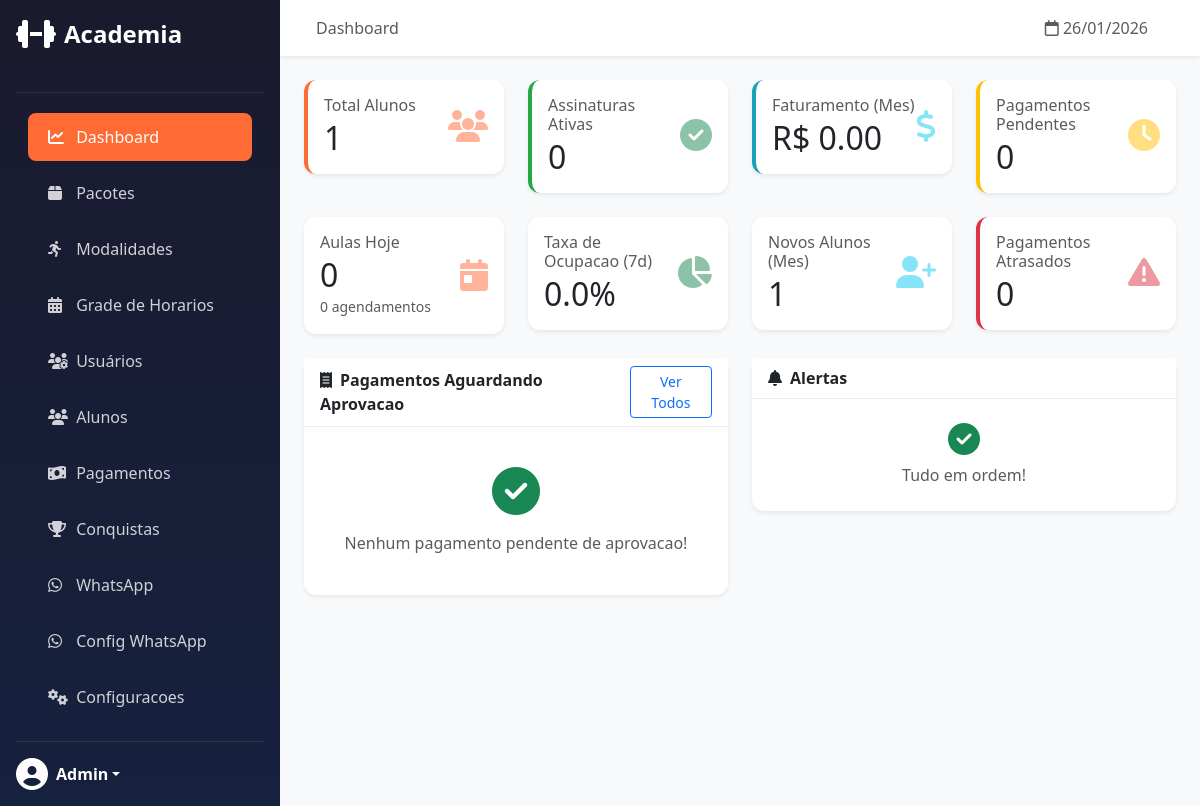
The page /admin/dashboard (signed in) on the database as committed earlier.
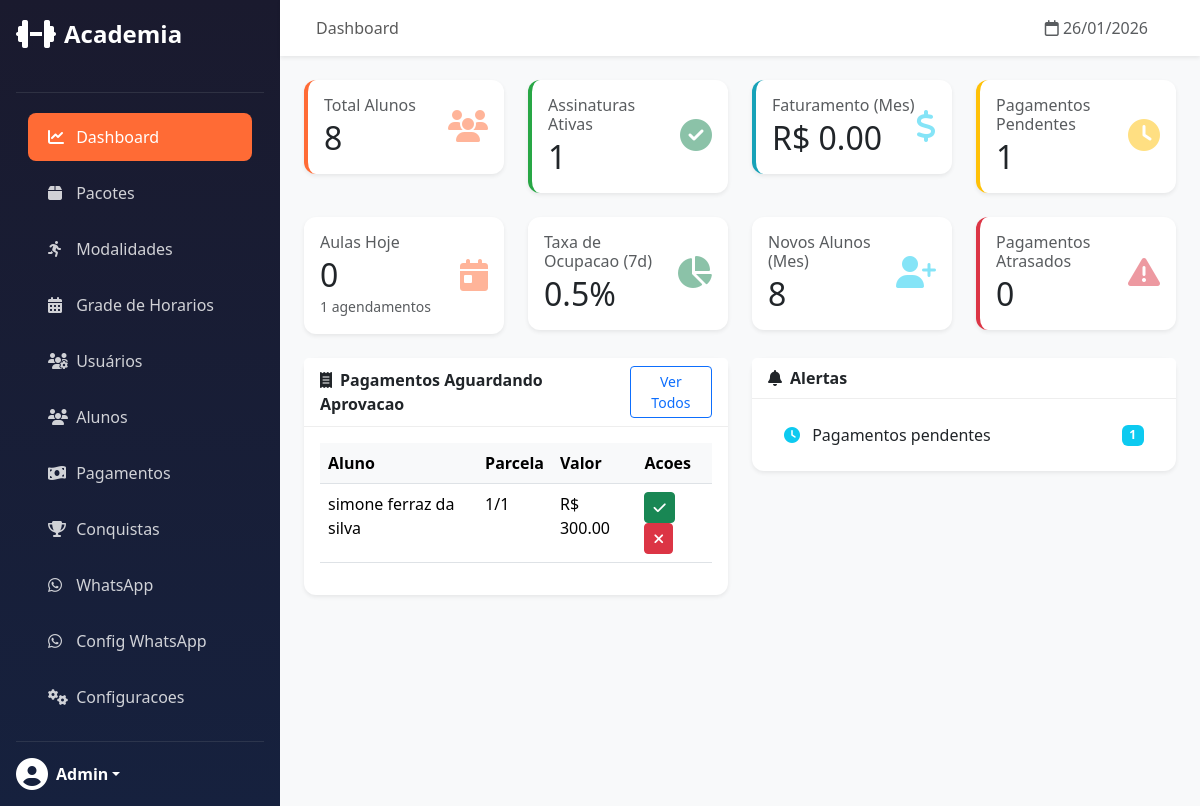
The same page on the database as committed later.
### app/models/payment.py (models this page shows, shortened)
class Payment(db.Model):
    __tablename__ = 'payments'
    id = db.Column(db.Integer, primary_key=True)
    subscription_id = db.Column(db.Integer, db.ForeignKey('subscriptions.id'), nullable=False)
    installment_number = db.Column(db.Integer, nullable=False)  # 1, 2, 3...
    installment_total = db.Column(db.Integer, nullable=False)   # Total de parcelas
    amount = db.Column(db.Numeric(10, 2), nullable=False)
    due_date = db.Column(db.Date, nullable=False)
    paid_date = db.Column(db.DateTime)
    status = db.Column(db.Enum(PaymentStatusEnum), default=PaymentStatusEnum.PENDING)
    proof_url = db.Column(db.String(255))
    overdue_days = db.Column(db.Integer, default=0)
    nupay_reference_id = db.Column(db.String(100), nullable=True)  # merchantReferenceId
    nupay_psp_reference_id = db.Column(db.String(100), nullable=True)  # pspReferenceId da NuPay
    nupay_payment_url = db.Column(db.String(500), nullable=True)  # URL para pagamento
    nupay_qr_code = db.Column(db.Text, nullable=True)  # QR Code base64
    nupay_pix_copy_paste = db.Column(db.Text, nullable=True)  # Código PIX copia e cola
    payment_method = db.Column(db.String(20), default='manual')  # manual, nupay_pix, nupay_recurring
    created_at = db.Column(db.DateTime, default=datetime.utcnow)
    updated_at = db.Column(db.DateTime, default=datetime.utcnow, onupdate=datetime.utcnow)

### app/models/user.py (models this page shows, shortened)
class User(UserMixin, db.Model):
    __tablename__ = 'users'
    id = db.Column(db.Integer, primary_key=True)
    name = db.Column(db.String(100), nullable=False)
    email = db.Column(db.String(120), unique=True, nullable=False)
    phone = db.Column(db.String(20), nullable=False)
    password_hash = db.Column(db.String(256), nullable=False)
    cpf = db.Column(db.String(14), nullable=True)  # Formato: 123.456.789-00
    role = db.Column(db.String(20), default='student')
    xp = db.Column(db.Integer, default=0)
    level = db.Column(db.Integer, default=1)
    photo_url = db.Column(db.String(255))
    is_active = db.Column(db.Boolean, default=True)
    created_at = db.Column(db.DateTime, default=datetime.utcnow)
    updated_at = db.Column(db.DateTime, default=datetime.utcnow, onupdate=datetime.utcnow)
    last_login = db.Column(db.DateTime)

### app/routes/admin/dashboard.py (the view)
@admin_bp.route('/')
@admin_bp.route('/dashboard')
@login_required
@admin_required
def dashboard():
    total_students = User.query.filter_by(role='student', is_active=True).count()
    active_subscriptions = Subscription.query.filter_by(status=SubscriptionStatus.ACTIVE).count()
    start_of_month = datetime.now().replace(day=1, hour=0, minute=0, second=0, microsecond=0)
    monthly_revenue = db.session.query(func.sum(Payment.amount)).filter(
        Payment.status == PaymentStatusEnum.PAID,
        Payment.paid_date >= start_of_month
    ).scalar() or 0
    pending_payments = Payment.query.filter_by(status=PaymentStatusEnum.PENDING).count()
    overdue_payments = Payment.query.filter_by(status=PaymentStatusEnum.OVERDUE).count()
    today = datetime.now().date()
    classes_today = ClassSchedule.query.filter_by(
        weekday=today.weekday(),
        is_active=True
    ).count()
    total_bookings_today = Booking.query.filter_by(
        date=today,
        status=BookingStatus.CONFIRMED
    ).count()
    week_ago = datetime.now() - timedelta(days=7)
    total_capacity = db.session.query(func.sum(ClassSchedule.capacity)).scalar() or 1
    total_bookings = Booking.query.filter(
        Booking.date >= week_ago.date(),
        Booking.status.in_([BookingStatus.CONFIRMED, BookingStatus.COMPLETED])
    ).count()
    occupancy_rate = round((total_bookings / (total_capacity * 7)) * 100, 1) if total_capacity > 0 else 0
    new_students = User.query.filter(
        User.role == 'student',
        User.created_at >= start_of_month
    ).count()
    pending_purchases = Payment.query.filter(
        Payment.status == PaymentStatusEnum.PENDING,
        Payment.proof_url != None
    ).order_by(Payment.created_at.desc()).limit(5).all()
    week_from_now = datetime.now().date() + timedelta(days=7)
    expiring_soon = Subscription.query.filter(
        Subscription.end_date <= week_from_now,
        Subscription.status == SubscriptionStatus.ACTIVE
    ).count()
    return render_template('admin/dashboard.html',
        total_students=total_students,
        active_subscriptions=active_subscriptions,
        monthly_revenue=monthly_revenue,
        pending_payments=pending_payments,
        overdue_payments=overdue_payments,
        classes_today=classes_today,
        total_bookings_today=total_bookings_today,
        occupancy_rate=occupancy_rate,
        new_students=new_students,
        pending_purchases=pending_purchases,
        expiring_soon=expiring_soon
    )

### app/routes/admin/dashboard.py (called while the page is built)
def admin_required(f):
    @wraps(f)
    def decorated_function(*args, **kwargs):
        if not current_user.is_authenticated or current_user.role != 'admin':
            abort(403)
        return f(*args, **kwargs)
    return decorated_function

### app/templates/admin/dashboard.html (shortened to what the changed rows need)
{% extends "admin/base.html" %}
{% block content %}
<div class="row g-4 mb-4">
    <div class="col-md-3">
        <div class="card stat-card">
            <div class="card-body">
                <div class="d-flex justify-content-between align-items-center">
                    <div>
                        <h6 class="text-muted mb-1">Total Alunos</h6>
                        <h2 class="mb-0">{{ total_students }}</h2>
                    </div>
                </div>
            </div>
        </div>
    </div>
    <div class="col-md-3">
        <div class="card stat-card success">
            <div class="card-body">
                <div class="d-flex justify-content-between align-items-center">
                    <div>
                        <h6 class="text-muted mb-1">Assinaturas Ativas</h6>
                        <h2 class="mb-0">{{ active_subscriptions }}</h2>
                    </div>
                </div>
            </div>
        </div>
    </div>
    <div class="col-md-3">
        <div class="card stat-card info">
            <div class="card-body">
                <div class="d-flex justify-content-between align-items-center">
                    <div>
                        <h2 class="mb-0">R$ {{ "%.2f"|format(monthly_revenue) }}</h2>
                    </div>
                </div>
            </div>
        </div>
    </div>
    <div class="col-md-3">
        <div class="card stat-card warning">
            <div class="card-body">
                <div class="d-flex justify-content-between align-items-center">
                    <div>
                        <h6 class="text-muted mb-1">Pagamentos Pendentes</h6>
                        <h2 class="mb-0">{{ pending_payments }}</h2>
                    </div>
                </div>
            </div>
        </div>
    </div>
</div>
<div class="row g-4 mb-4">
    <div class="col-md-3">
        <div class="card">
            <div class="card-body">
                <div class="d-flex justify-content-between align-items-center">
                    <div>
                        <h6 class="text-muted mb-1">Aulas Hoje</h6>
                        <h2 class="mb-0">{{ classes_today }}</h2>
                        <small class="text-muted">{{ total_bookings_today }} agendamentos</small>
                    </div>
                </div>
            </div>
        </div>
    </div>
    <div class="col-md-3">
        <div class="card">
            <div class="card-body">
                <div class="d-flex justify-content-between align-items-center">
                    <div>
                        <h6 class="text-muted mb-1">Taxa de Ocupacao (7d)</h6>
                        <h2 class="mb-0">{{ occupancy_rate }}%</h2>
                    </div>
                </div>
            </div>
        </div>
    </div>
    <div class="col-md-3">
        <div class="card">
            <div class="card-body">
                <div class="d-flex justify-content-between align-items-center">
                    <div>
                        <h6 class="text-muted mb-1">Novos Alunos (Mes)</h6>
                        <h2 class="mb-0">{{ new_students }}</h2>
                    </div>
                </div>
            </div>
        </div>
    </div>
    <div class="col-md-3">
        <div class="card stat-card danger">
            <div class="card-body">
                <div class="d-flex justify-content-between align-items-center">
                    <div>
                        <h2 class="mb-0">{{ overdue_payments }}</h2>
                    </div>
                </div>
            </div>
        </div>
    </div>
</div>
<div class="row g-4">
    <div class="col-md-6">
        <div class="card">
            <div class="card-body">
                {% if pending_purchases %}
                <div class="table-responsive">
                    <table class="table table-hover">
                        <thead>
                            <tr>
                                <th>Aluno</th>
                                <th>Parcela</th>
                                <th>Valor</th>
                                <th>Acoes</th>
                            </tr>
                        </thead>
                        <tbody>
                            {% for payment in pending_purchases %}
                            <tr>
                                <td>{{ payment.subscription.user.name }}</td>
                                <td>{{ payment.installment_number }}/{{ payment.installment_total }}</td>
                                <td>R$ {{ "%.2f"|format(payment.amount) }}</td>
                                <td>
                                    <a href="#" class="btn btn-sm btn-success">
                                        <i class="fas fa-check"></i>
                                    </a>
                                    <a href="#" class="btn btn-sm btn-danger">
                                        <i class="fas fa-times"></i>
                                    </a>
                                </td>
                            </tr>
                            {% endfor %}
                        </tbody>
                    </table>
                </div>
                {% else %}
                <p class="text-muted text-center my-4">
                    <i class="fas fa-check-circle fa-3x mb-3 d-block text-success"></i>
                    Nenhum pagamento pendente de aprovacao!
                </p>
                {% endif %}
            </div>
        </div>
    </div>
    <div class="col-md-6">
        <div class="card">
            <div class="card-body">
                <ul class="list-group list-group-flush">
                    {% if pending_payments > 0 %}
                    <li class="list-group-item d-flex justify-content-between align-items-center">
                        <span>
                            <i class="fas fa-clock text-info me-2"></i>
                            Pagamentos pendentes
                        </span>
                        <span class="badge bg-info">{{ pending_payments }}</span>
                    </li>
                    {% endif %}
                    {% if expiring_soon == 0 and overdue_payments == 0 and pending_payments == 0 %}
                    <li class="list-group-item text-center text-muted">
                        <i class="fas fa-check-circle fa-2x mb-2 d-block text-success"></i>
                        Tudo em ordem!
                    </li>
                    {% endif %}
                </ul>
            </div>
        </div>
    </div>
</div>
{% endblock %}

Rows that differ between the two databases and show on the page:
added Payment: subscription.user.name "simone ferraz da silva", installment_number "1", installment_total "1", amount "300.00"
Other text that changed with them:
{{ total_students }}: "1" → "8"
{{ active_subscriptions }}: "0" → "1"
{{ pending_payments }}: "0" → "1"
{{ total_bookings_today }}: "0" → "1"
{{ occupancy_rate }}: "0.0" → "0.5"
{{ new_students }}: "1" → "8"
{{ pending_payments }}: (not shown) → "1"
text no longer shown: "Nenhum pagamento pendente de aprovacao! Tudo em ordem!"
text now shown: "Aluno Parcela Valor Acoes Pagamentos pendentes"
